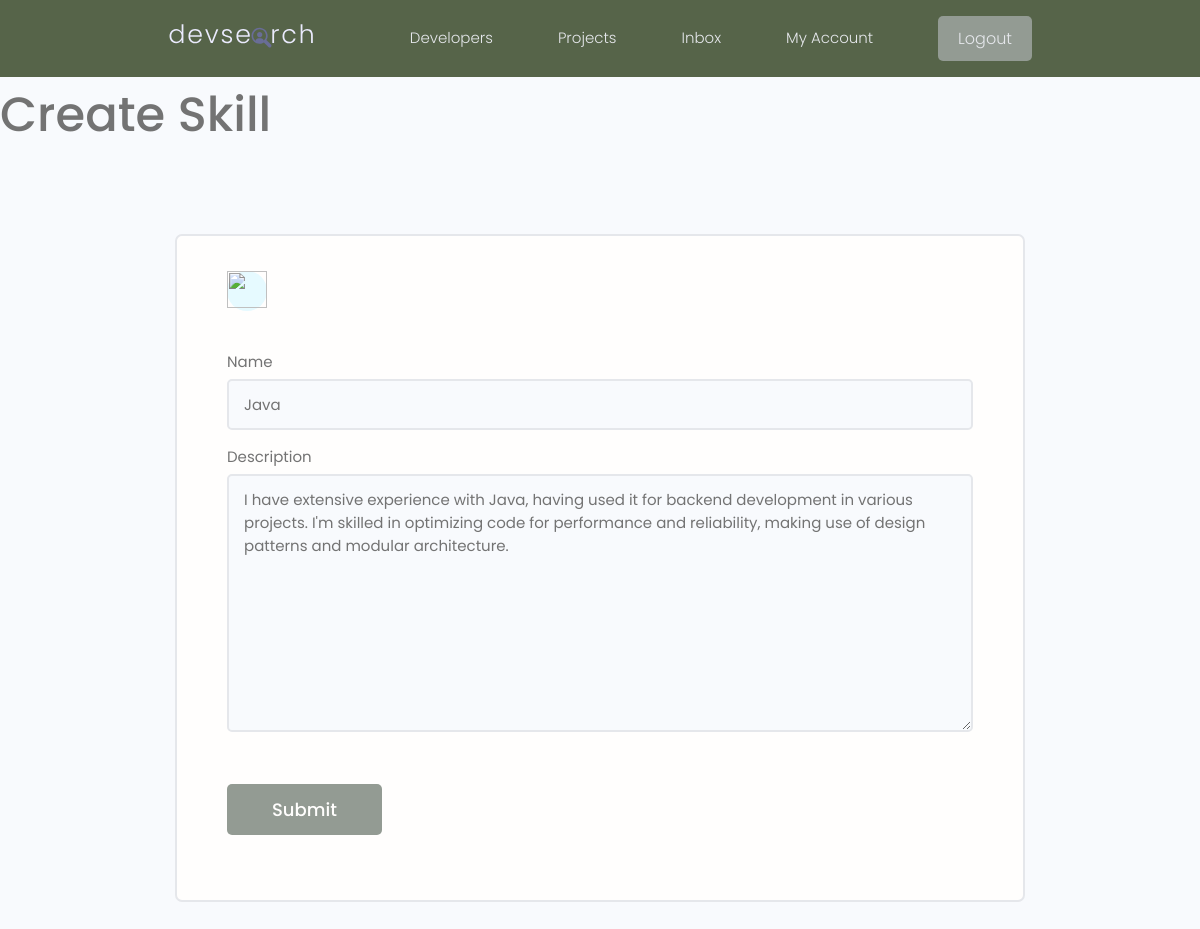
Page /update-skill/5a0bfeb2837a4442928d0004990e7fce (signed in) on the committed database.
### users/models.py (models this page shows, shortened)
class Skill(models.Model):
    owner = models.ForeignKey(Profile, on_delete=models.CASCADE, null=True, blank=True)
    name = models.CharField(max_length=200, null=True, blank=True)
    description = models.TextField(null=True, blank=True)
    created = models.DateTimeField(auto_now_add=True)
    id = models.UUIDField(default=uuid.uuid4, unique=True, primary_key=True, editable=False)

### users/views.py (the view)
# urls.py: path('update-skill/<str:pk>', views.updateSkill, name='update-skill'),
@login_required(login_url='login')
def updateSkill(request, pk):
    profile = request.user.profile
    skill = profile.skill_set.get(id=pk)
    form = SkillForm(instance=skill)
    if request.method == 'POST':
        form = SkillForm(request.POST, instance=skill)
        if form.is_valid():
            skill.save()
            messages.success(request, 'Skill was update successfully!')
            return redirect('account')
    context = {'form': form}
    return render(request, 'users/skill_form.html', context)

### users/forms.py
class SkillForm(ModelForm):
    class Meta:
        model = Skill
        fields = '__all__'
        exclude = ['owner']
    def __init__(self, *args, **kwargs):
        super(SkillForm, self).__init__(*args, **kwargs)
        for name, field in self.fields.items():
            field.widget.attrs.update({'class': 'input'})

### users/templates/users/skill_form.html (shortened to what this page needs)
{% extends 'main.html' %}
{% block content %}
    <h1>Create Skill</h1>
    <main class="formPage my-xl">
        <div class="content-box">
            <div class="formWrapper">
                <a class="backButton" href="{% url 'account' %}"><img src="https://global-uploads.webflow.com/5f2ab1ee99df40ee3a680460/638601c9725073102ae631f6_Asset%203.png" height="37"></a>
                <br>
                <form method="POST" action="">
                    {% for field in form %}
                        <div class="form__field">
                            <label for="formInput#text">{{ field.label }} </label>
                            {{ field }}
                        </div>
                    {% endfor %}
                    <input class="btn btn--sub btn--lg  my-md" type="submit" value="Submit"/>
                </form>
            </div>
        </div>
    </main>
{% endblock %}

### static/styles/app.css (style rules this page uses)
:root { --color-sub: #566449; }
.btn--sub { background-color: #939b93; }
img { width: 100%; }
.content-box { width: 95%; max-width: 85rem; margin: 0 auto; }
.backButton { background: var(--color-main-light); color: var(--color-main); width: 4rem; height: 4rem; display: flex; align-items: center; justify-content: center; border-radius: 50%; }
.formPage .formWrapper { list-style: none; background: var(--color-white); padding: 3.5rem 5rem; border: 2px solid var(--color-light); border-radius: 0.7rem; }

### static/uikit/styles/modules/_variables.css (style rules this page uses)
:root { --color-main: #5aa5b9; --color-main-light: #e6faff; --color-sub: #3f4156; --color-sub-light: #51546e; --color-sub-lighter: #ededfd; --color-text: #737373; --color-gray: #8b8b8b; --color-light: #e5e7eb; --color-light-gray: #767676; --color-bg: #f8fafd; --color-white: #fffefd; --color-white-light: #f3f3f3; --color-success: #359e64; --color-success-bg: #def8e8; --color-error: #fc4b0b; --color-error-bg: #fff2ee; --font-base: 'Poppins', arial, helvetica, 'Segoe UI', roboto, ubuntu, sans-serif; --font-monospace: 'Fira Code', 'Courier New', courier, monospace; --font-regular: 300; --font-medium: 500; --font-bold: 700; --generic-shadow: 1px 1px 5px #00000010; --generic-transition: all 0.3s ease-in-out; }

### static/uikit/styles/modules/_base.css (style rules this page uses)
* { margin: 0; padding: 0; box-sizing: border-box; text-rendering: optimizeLegibility; color: inherit; font-size: inherit; }
html { font-size: 50%; }
@media only screen and (min-width: 480px) { html { font-size: 56.25%; } }
@media only screen and (min-width: 1200px) { html { font-size: 62.5%; } }
body { line-height: 1.6; font-weight: 400; font-size: 1.5rem; color: var(--color-text); background-color: var(--color-bg); min-height: 100vh; }

### static/uikit/styles/modules/_typography.css (style rules this page uses)
* { font-family: var(--font-base); }
h1 { font-size: 4.8rem; font-weight: var(--font-medium); }
a { padding-bottom: 2px; text-decoration: none; display: inline-block; color: var(--color-main); font-weight: var(--font-medium); }

### static/uikit/styles/modules/_utilities.css (style rules this page uses)
.my-md { margin: 3rem auto; }
.my-xl { margin: 8rem auto; }

### static/uikit/styles/modules/_button.css (style rules this page uses)
.btn { display: inline-block; position: relative; cursor: pointer; background-color: var(--color-light); font-weight: var(--font-medium); color: var(--color-sub); text-decoration: none; padding: 1rem 2rem; border-radius: 0.5rem; border: none; width: -webkit-fit-content; width: -moz-fit-content; width: fit-content; height: -webkit-fit-content; height: -moz-fit-content; height: fit-content; font-size: 1.6rem; outline-width: 0; outline-color: transparent; -webkit-backface-visibility: hidden; backface-visibility: hidden; transition: all 0.3s ease-in-out; }
.btn--sub { background-color: var(--color-sub); color: var(--color-white); }
.btn--lg { font-size: 1.8rem; padding: 1.2rem 4.5rem; }

### static/uikit/styles/modules/_form.css (style rules this page uses)
.form__field { margin-top: 1.5rem; margin-bottom: 1.5rem; }
.form__label, .form__field > label { display: block; margin-bottom: 0.5rem; color: var(--color-text); }
input.input[type='text'], input.input[type='email'], input.input[type='password'], input.input[type='number'], textarea.input { min-width: 24rem; width: 100%; padding: 1.2rem 1.5rem; border-radius: 0.5rem; border: 2px solid var(--color-light); transition: all 0.3s ease-in-out; background-color: var(--color-bg); }

### rows in the picture
Skill: form "Java" "I have extensive experience with Java, having used it for backend development in various projects. I'm skilled in optimizing code for performance and reliability, making use of design patterns and modular architecture."

### other values in the picture
{{ field.label }} "Name" "Description"
